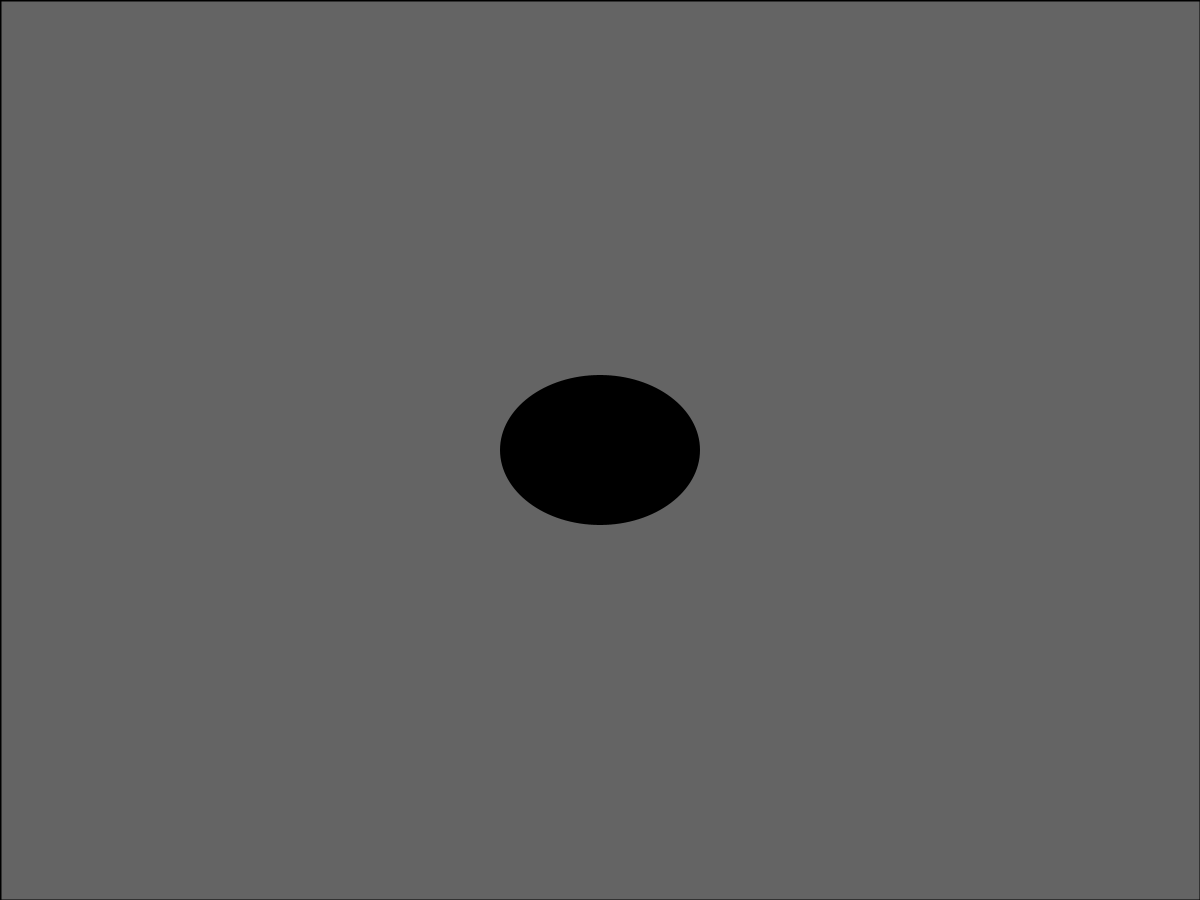
Frame 1 (no input)
Frame 60 (the mouse pressed at the canvas centre just before this capture): identical to frame 1, image omitted
Frame 120 (the mouse held since frame 60 and released just before this capture): identical to frame 1, image omitted

The Processing sketch that drew this single still picture (run headless with seeded random() and noise(); from frame 60 on, the mouse is pressed at the canvas centre):

// Processing sketch: MonteCarloTicTacToe
// ── MonteCarloTicTacToe.pde


State currentState;

MonteCarloTree MCT;

int treeState = 2; //0 = watch tree grow, 1 = plays itself, 2 = play againts it
boolean playersTurn = false;

int timeToThink = 200;

int[][] blankBoard = {
  {0, 0, 0}, 
  {0, 0, 0}, 
  {0, 0, 0}};

int[][] initialBoard = {
  {0, 0, 0}, 
  {0, 1, 0}, 
  {0, 0, 0}};


void setup() {
  //fullScreen();
  size(1200, 900);
  noStroke();
  background(100);


  if (treeState == 0) {
    currentState = new State(initialBoard, 1);
  } else {
    currentState = new State(blankBoard, 1);
  }

  MCT = new MonteCarloTree(currentState);
}

boolean displayTree = true;
displayMCT displayer = new displayMCT();

void draw() {
  background(100);

  if (treeState == 0) {
    MCT.getBestMove();
    if (displayTree) {
      displayer.display(MCT.root);
    } else {
      displayer.displayMinMax(MCT.root);
    }
  } else if (treeState == 1) {
    if (currentState.checkWin() == 0) {
      MonteCarloTree newMove = new MonteCarloTree(currentState);
      int start = millis();
      while (millis() - start < timeToThink) {
        newMove.getBestMove();
      }
      currentState = newMove.getBestMove();
    } else {
      if (currentState.checkWin()== -1) blackWon++;
      else if (currentState.checkWin()== 1) whiteWon++;
      totalPlays++;
      currentState = new State(blankBoard, 1);
    }
    currentState.display();
    fill(250);
    text("black wins: " + blackWon, 10, 10);
    text("white wins: " + whiteWon, 10, 20);
    text("ties: " + (totalPlays - blackWon + whiteWon), 10, 30);
    text("total games: " + totalPlays, 10, 40);
  } else {
    if (!playersTurn) {
      MonteCarloTree newMove = new MonteCarloTree(currentState);
      int start = millis();
      while (millis() - start < timeToThink) {
        newMove.getBestMove();
      }
      currentState = newMove.getBestMove();
      playersTurn = true;
      currentState.player *= -1;
    }
    currentState.display();
  }
}

int blackWon = 0;
int whiteWon = 0;
int totalPlays = 0;

void mouseClicked() {
  displayTree = !displayTree;

  if (treeState == 2) {
    if (currentState.checkWin() != 0) {
      currentState = new State(blankBoard, 1);
      return;
    }

    if (playersTurn) {
      int y = (mouseX*3)/width;
      int x = (mouseY*3)/height;
      println(x + " " + y);
      if (currentState.board[x][y] == 0) {
        currentState.place(x, y);
        playersTurn = false;
      }
      currentState.display();
    }
  }
}

// ── MonteCarloTree.pde
import java.util.Arrays;

class MonteCarloTree {

  Node root;
  double runtime = 2000;
  int simulationsRan = 0;
  int player;

  MonteCarloTree(State inState) {
    root = new Node(inState, 0);
    player = inState.player;
  }


  State getBestMove() {

    Node selectedNode = select();
    selectedNode.getNewChildren();
    selectedNode = selectedNode.getRandomhild();
    int score = selectedNode.simulate();
    simulationsRan++;
    backPropogate(selectedNode, score);

    return getBestFromRoot().state;
  }

  Node getBestFromRoot() {
    return root.getBestChild();
  }

  Node select() {
    Node selected = root;
    while (selected.children.size() > 0) {
      //using UTC formula

      Node best = selected.children.get(0);
      double score = 0;
      for (int i = 0; i < selected.children.size(); i++) {
        if (selected.children.get(i).playedGames == 0) {
          return selected.children.get(i);
        }
        
        double exploitation = (float)selected.children.get(i).wonGames / selected.children.get(i).playedGames;
        double exploration = (float)selected.playedGames / selected.children.get(i).playedGames;
        double c = 0.01;
        
        //double possibleScore = exploitation + c * exploration;
        double possibleScore = (1-c)*exploitation + c * exploration;

        if (possibleScore > score) {
          best = selected.children.get(i);
          score = possibleScore;
        }
      }
      selected = best;
    }
    return selected;
  }

  void backPropogate(Node inNode, int inScore) {
      inNode.playedGames++;
      if (inScore == inNode.state.player) {
        inNode.wonGames ++;
      }
      else if(inScore == 2) {
        inNode.wonGames += 0.1;
      }
          if (inNode != root) {

      backPropogate(inNode.parent, inScore);
    }
  }
}

// ── Node.pde
class Node {

  float wonGames = 0;
  int playedGames = 0;
  State state;
  int level;

  Node parent;
  ArrayList<Node> children;


  Node(State inState, int inLevel)
  {
    state = inState;
    wonGames = 0;
    playedGames = 0;
    state = inState;
    level = inLevel;
    children = new ArrayList<Node>();
  }


  void getNewChildren() {
    children = state.getLegalMoves();
    for (Node c : children) {
      c.parent = this;
      c.level = level+1;
    }
  }

  Node getRandomhild() {
    if (children.size() > 0) {
      return children.get((int)random(children.size()));
    }
    return this;
  }

  int simulate() {
    State testState = new State(state.board, state.player);
    while (testState.checkWin() == 0) {
      testState.placeRandom();
    }

    return testState.checkWin();
  }

  void display() {
    state.display();
  }


  Node getBestChild() {
    Node best = getRandomhild();
    for (Node c : children) {
      if (best.playedGames < c.playedGames) {
        best = c;
      }
    }
    return best;
  }
}

// ── State.pde
class State {

  int[][] board;
  int player;

  State(int[][] inBoard, int inPlayer) {
    player = inPlayer;
    board = copyArray(inBoard);

  }

  void placeRandom() {
    if (checkWin() == 0) {
      boolean placed = false;
      while (!placed) {
        int x = (int)random(3); 
        int y = (int)random(3); 
        if (board[x][y] == 0) {
          placed = true;
          board[x][y] = player;
        }
      }
    }
  }
  
  void place(int x, int y) {
   board[x][y] = player;
   //player *= -1;
  }

  State copyState() {
    return new State(board, player);
  }


  ArrayList<Node> getLegalMoves() {
    ArrayList<Node> returnList = new ArrayList<Node>();
    if (checkWin() == 0) {

      for (int x = 0; x < 3; x++) {
        for (int y = 0; y < 3; y++) {
          if (board[x][y] == 0) {
            int newBoard[][] = copyArray(board);
            newBoard[x][y] = -player;
            returnList.add(new Node(new State(newBoard, player * -1), 0));
          }
        }
      }
    }
    return returnList;
  }


  int checkWin() { //1 = player 1 won, -1 = player 2 won, 2 = tied, 0 = unfinished
    int tied = 2;
    int diag1 = 0, diag2 = 0;
    for (int i=0; i<3; i++) {
      int rowSum = 0;
      int colSum = 0;
      diag1 += board[i][i];
      diag2 += board[i][2-i];
      for (int j=0; j<3; j++) {
        rowSum += board[i][j];
        colSum += board[j][i];
        if (board[i][j] == 0) {
          tied = 0;
        }
      }
      if (rowSum == 3 || colSum == 3 || diag1 == 3 || diag2 == 3) {
        return 1;
      }
      if (rowSum == -3 || colSum == -3 || diag1 == -3 || diag2 == -3) {
        return -1;
      }
    }
    return tied;
  }


  void display() {
    display(width, height, width/2, height/2);
  }
  
  void display(int inW, int inH, int xOff, int yOff) {
    float offsetX = inW/6;
    float offsetY = inH/6;
    strokeWeight(2);
    stroke(0);
    fill(100);
    rect(xOff - inW/2, yOff - inH/2, inW, inH);
    noStroke();
    for (int x = 0; x < 3; x++) {
      for (int y = 0; y < 3; y++) {
        fill(100 + 100*board[y][x]);
        ellipse((x-1.5)*inW/3 + offsetX + xOff, (y-1.5)*inH/3 + offsetY + yOff, offsetX, offsetY);
      }
    }
  }

  int[][] copyArray(int[][] inBoard) {
    int newBoard[][] = new int[3][3];
    for (int x = 0; x < 3; x++) {
      for (int y = 0; y < 3; y++) {
        newBoard[x][y] = inBoard[x][y];
      }
    }
    return newBoard;
  }
}

// ── displayMCT.pde

class displayMCT {
  int maxY;

  int[] nodesInLevel;
  int[] nodeIndex;

  void display(Node inNode) {
    maxY = maxDepth(inNode);

    nodeIndex = new int[maxY];
    nodesInLevel = new int[maxY];
    for (int i = 0; i < nodesInLevel.length; i++) {
      nodesInLevel[i] = getWidth(inNode, i+1);
    }
    displayLevel(inNode, 1);
  }


  PVector displayLevel(Node inNode, int level) {
    int xSize = width/(nodesInLevel[level - 1] + 1)/2;
    int ySize = height/nodeIndex.length/2;
    int size = (xSize < ySize) ? xSize : ySize;
    int xOff = width/2 + (width/min(width,nodesInLevel[level - 1])) * (nodeIndex[level - 1] - nodesInLevel[level - 1]/2);
    if (nodesInLevel[level - 1] % 2 ==0) xOff += width/nodesInLevel[level - 1]/2;
    int yOff = height/(maxY+1) * level;

    //inNode.state.display(size, size, xOff, yOff, inNode.wonGames*255/(inNode.playedGames+1));
    inNode.state.display(size, size, xOff, yOff);

    nodeIndex[level - 1]++;
    for (Node c : inNode.children) {
      PVector toPoint = displayLevel(c, level + 1); 
      strokeWeight(min(pow(c.playedGames, 0.5), 10));
      stroke(min(c.wonGames, 255));
      line(xOff, yOff, toPoint.x, toPoint.y);
    }
    return new PVector(xOff, yOff);
  }

  int maxDepth(Node node)  
  { 
    if (node == null) 
      return 0; 
    else 
    { 
      ArrayList<Node> nodes = node.children;
      int max = 0;
      for (int i = 0; i < nodes.size(); i++) {
        int out = maxDepth(nodes.get(i));
        if (out > max) max = out;
      }
      /* use the larger one */
      return max + 1;
    }
  }

  int getWidth(Node node, int level)  
  { 
    if (node == null) {
      return 0;
    }
    if (level == 1) {
      return 1;
    }
    int returnVal = 0;
    for (Node c : node.children) {
      returnVal += getWidth(c, level - 1);
    }
    return returnVal;
  }


  void displayMinMax(Node inNode) {
    int ySep = countMinMax(inNode) + 1;
    displayMinMaxRec(inNode, 1, ySep);
  }

  void displayMinMaxRec(Node inNode, int index, int sep) {
    int fakeSep = 6;
    int size = height / fakeSep / 2;
    int xOff = width/2;
    int yOff = height/fakeSep/2 * index;
    inNode.state.display(size, size, xOff, yOff);
    if (inNode.children.size() > 0) {
      displayMinMaxRec(inNode.getBestChild(), index + 1, sep);
    }
  }

  int countMinMax(Node inNode) {
    if (inNode.children.size() > 0) return countMinMax(inNode.getBestChild()) + 1;
    return 0;
  }
}
